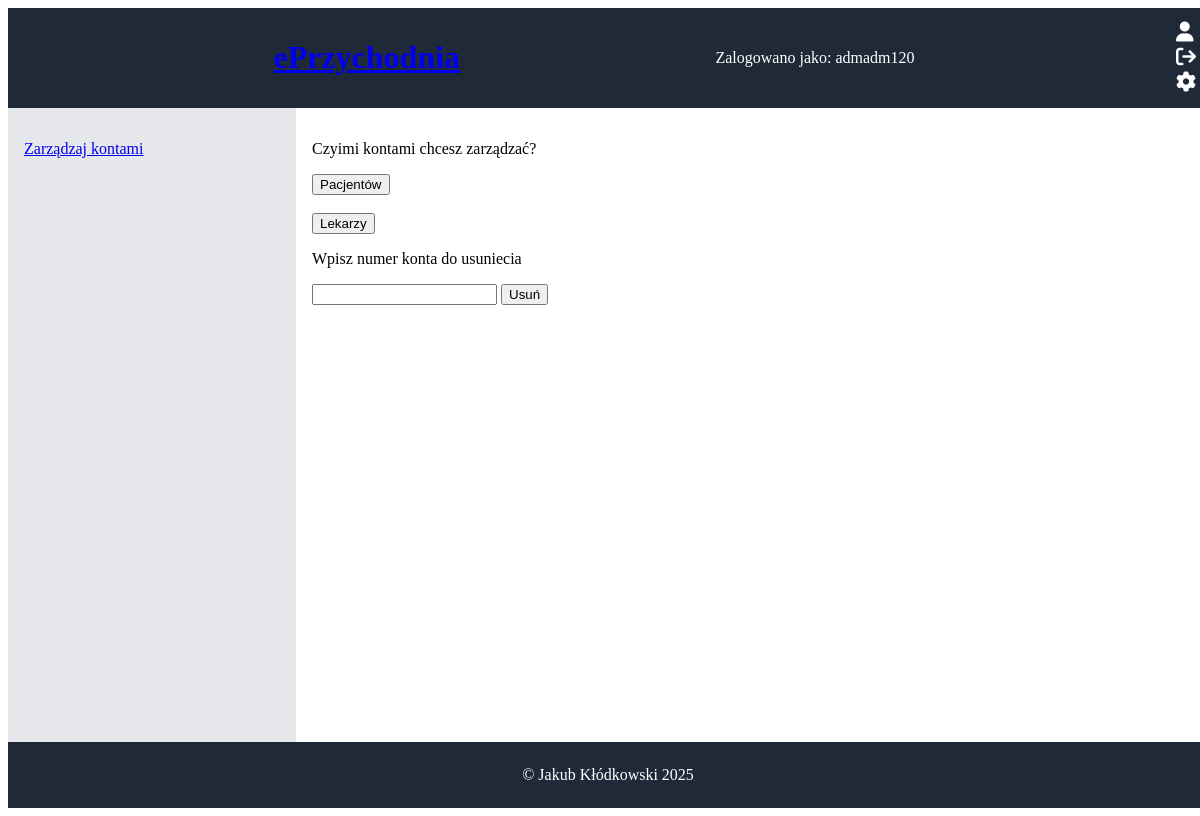
Page /zarzadzaj_kontami_pacjentow.php on the earlier database version.
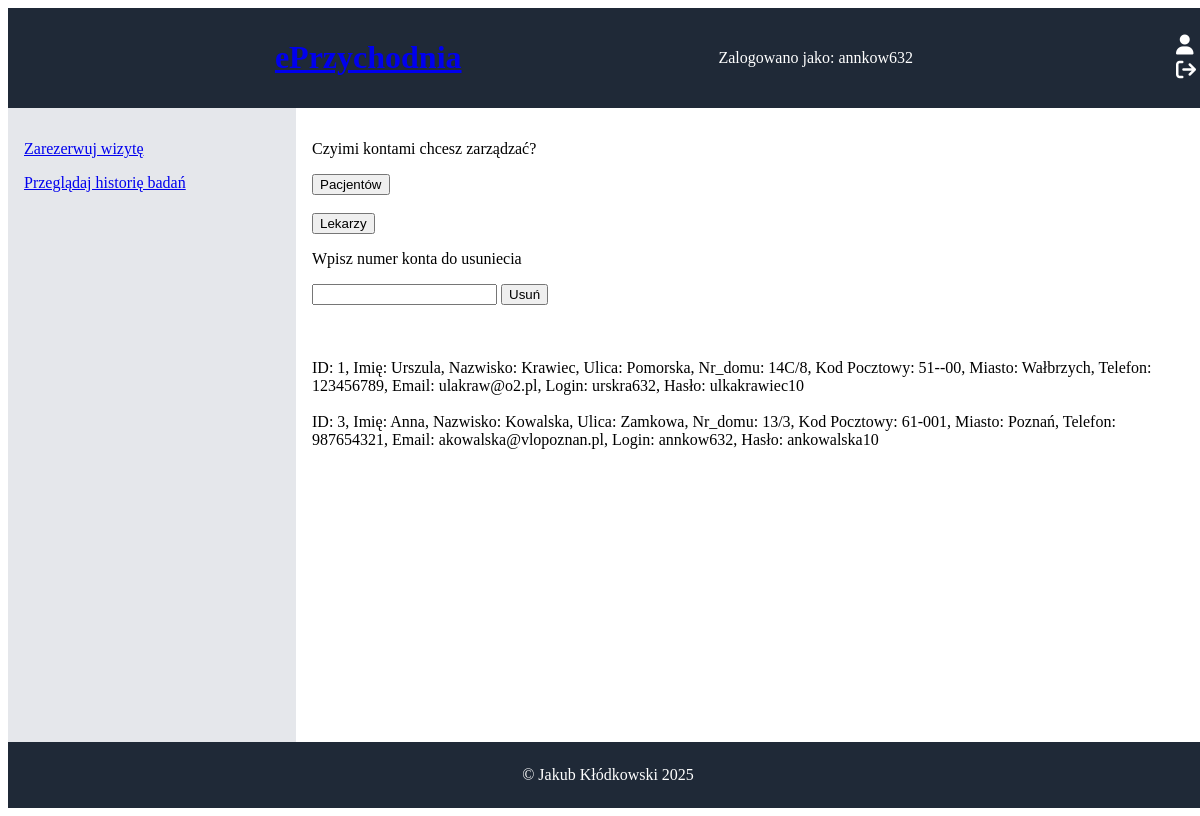
Same page on the later database version.
### tables this page shows
CREATE TABLE `zalogowani` (
  `login` char(9) DEFAULT NULL,
  `haslo` varchar(100) DEFAULT NULL,
  `kto` varchar(100) DEFAULT NULL
);

CREATE TABLE `pacjenci` (
  `id_pacjenta` int(10) UNSIGNED NOT NULL,
  `imie` varchar(100) DEFAULT NULL,
  `nazwisko` varchar(100) DEFAULT NULL,
  `ulica` varchar(100) DEFAULT NULL,
  `nr_domu` varchar(10) DEFAULT NULL,
  `kp` char(6) DEFAULT NULL,
  `miasto` varchar(100) DEFAULT NULL,
  `tel` char(9) DEFAULT NULL,
  `email` varchar(100) DEFAULT NULL,
  `PESEL` char(11) DEFAULT NULL,
  `login` char(9) DEFAULT NULL,
  `haslo` varchar(100) DEFAULT NULL
);

### zarzadzaj_kontami_pacjentow.php (the view, shortened to what this page needs)
<!DOCTYPE html>
<html lang="pl">
<head>
    <link rel="stylesheet" href="https://cdnjs.cloudflare.com/ajax/libs/font-awesome/6.4.2/css/all.min.css">
    <link rel="stylesheet" href="style.css">
</head>
<body>
    <header>
        <h1 class="text-xl font-bold text-center flex-1"><a href="index.php">ePrzychodnia</a></h1>
        <?php
            $connect = mysqli_connect("localhost", "root", "", "eprzychodnia");
            $query0 = "SELECT `login` FROM `zalogowani` LIMIT 1";
            $result = mysqli_query($connect, $query0);
            if ($result && mysqli_num_rows($result) > 0) {
                $row = mysqli_fetch_assoc($result);
                $log = $row['login'];
                echo "Zalogowano jako: " . htmlspecialchars($log);
            } else {
                echo "Nie zalogowano.";
            }
        ?>
        <div>
        <form action="zaloguj.php">
    <button class="icon-button"><i class="fa-solid fa-user"></i></button>
</form>
<form action="wyloguj.php">
    <button class="icon-button"><i class="fa fa-sign-out"></i></button>
</form>
<?php
$connect = mysqli_connect("localhost", "root", "", "eprzychodnia");
$query1 = "SELECT `kto` FROM `zalogowani`";
$result1 = mysqli_query($connect, $query1);
if ($row = mysqli_fetch_assoc($result1)) {
    $kto = $row['kto'];
    if ($kto == "admin" || $kto == "recepcjonista") {
        echo '
        <form action="ustawienia.php">
            <button type="submit" class="icon-button"><i class="fa-solid fa-cog"></i></button>
        </form>';
    }
}
?>
    </header>
    <div style="display: flex; flex: 1;">
        <nav>
            <?php
                $connect = mysqli_connect("localhost", "root", "", "eprzychodnia");
                $query0="select * from `zalogowani`";
                $result0=mysqli_query($connect,$query0);
                if(mysqli_num_rows($result0)>0){
                    $query1 = "SELECT `kto` FROM `zalogowani`";
                    $result1 = mysqli_query($connect, $query1);
                    if ($row = mysqli_fetch_assoc($result1)) {
                        $kto = $row['kto'];
                    }
                    $query2="select * from `uprawnienia` where `stanowisko`='".$kto."'";
                    $result2=mysqli_query($connect,$query2);
                    if($row=mysqli_fetch_assoc($result2)){
                        $zaloz_konto=$row['zaloz_konto'];
                        $usun_konto=$row['usun_konto'];
                        $rezerwuj=$row['rezerwuj'];
                        $przegladaj_historie=$row['przegladaj_historie'];
                        if($zaloz_konto==1 && $usun_konto==1){
                            echo "<p><a href='zarzadzaj_kontami.php'>Zarządzaj kontami</a></p>";
                        }
                        if($rezerwuj==1){
                            echo "<p><a href='rezerwuj.php'>Zarezerwuj wizytę</a></p>";
                        }
                        if($przegladaj_historie==1){
                            echo "<p><a href='historia.php'>Przeglądaj historię badań</a></p>";
                        }
                    }
                }
            ?>
        </nav>
        <main>
            <div class="index-content">
                <p>Czyimi kontami chcesz zarządzać?</p>
                <form action="zarzadzaj_kontami_pacjentow.php" method="post">
                    <input type="submit" value="Pacjentów">
                </form>
                <br>
                <form action="zarzadzaj_kontami_lekarzy.php" method="post">
                    <input type="submit" value="Lekarzy">
                </form>
                <p>Wpisz numer konta do usuniecia</p>
                <form action="usun_konto_pracownik.php" method="post">
                    <input type="number" name="id_konta" id="i0">
                    <input type="submit" value="Usuń">
                </form>
                <br>
                <br>
                <br>
                <?php
                    $connect = mysqli_connect("localhost", "root", "", "eprzychodnia");
                    $query0="select * from `pacjenci`";
                    $result0=mysqli_query($connect,$query0);
                    while($row=mysqli_fetch_assoc($result0)){
                        echo "ID: ".$row['id_pacjenta'].", Imię: ".$row['imie'].", Nazwisko: ".$row['nazwisko'].", Ulica: ".$row['ulica'].", Nr_domu: ".$row['nr_domu'].", Kod Pocztowy: ".$row['kp'].", Miasto: ".$row['miasto'].", Telefon: ".$row['tel'].", Email: ".$row['email'].", Login: ".$row['login'].", Hasło: ".$row['haslo']."<br><br>";
                    }
                ?>
            </div>
        </main>
    </div>
    <footer>
        <p>&copy; Jakub Kłódkowski 2025</p>
    </footer>
</body>
</html>

Differences in the rows shown:
removed zalogowani: login "admadm120"
added zalogowani: login "annkow632"
added pacjenci: id_pacjenta "1", imie "Urszula", nazwisko "Krawiec", ulica "Pomorska", nr_domu "14C/8", kp "51--00", miasto "Wałbrzych", tel "123456789", email "ulakraw@o2.pl", login "urskra632", haslo "ulkakrawiec10"
added pacjenci: id_pacjenta "3", imie "Anna", nazwisko "Kowalska", ulica "Zamkowa", nr_domu "13/3", kp "61-001", miasto "Poznań", tel "987654321", email "akowalska@vlopoznan.pl", login "annkow632", haslo "ankowalska10"
Other differences:
text no longer shown: "Zarządzaj kontami"
text now shown: "Zarezerwuj wizytę Przeglądaj historię badań"
